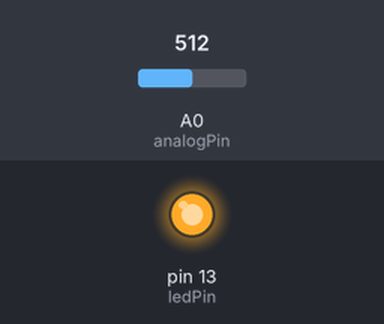
The sketch below on a simulated Arduino Uno, built with avr-gcc and run on an emulated ATmega328P. Parts: output pins drawn as LEDs (lit = HIGH). The inputs (shaded band) are chosen by the test bench; at power-on: A0 (analogPin) = 512.

Above: at 1.2 s.
1.3 s: A0 (analogPin) set to 500
At 2.5 s:
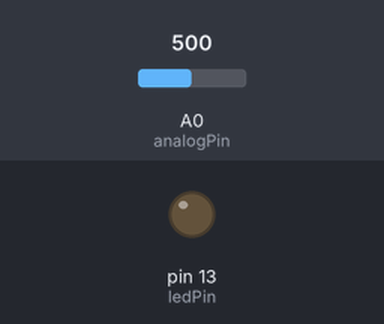
2.8 s: A0 (analogPin) set to 716
At 3.6 s:
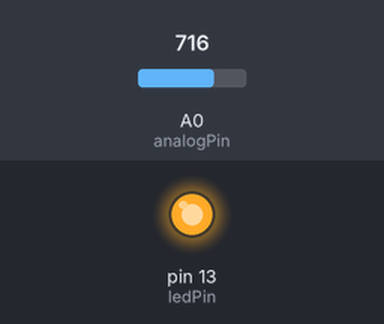
4.3 s: A0 (analogPin) set to 511
At 4.8 s:
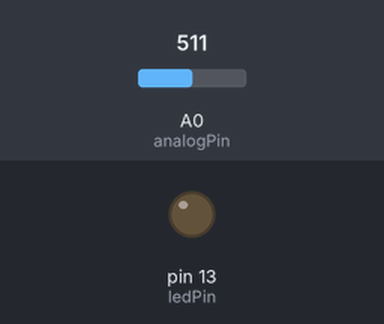
Timing chart, 0 to 7.3 s (numbered marks = the images above; inputs shaded):
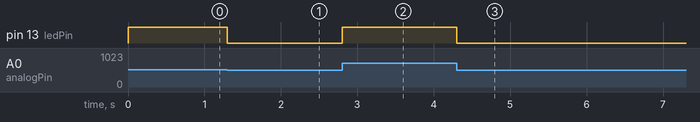

Measured:
- the behaviour switches between 512 and 511 on A0 (analogPin) (found by bisection; images 0 and 1)
- after the input at 1.3 s, pin 13 (ledPin): HIGH → LOW at once
- after the input at 2.8 s, pin 13 (ledPin): LOW → HIGH at once
- after the input at 4.3 s, pin 13 (ledPin): HIGH → LOW at once

The sketch:

wand.ino
```cpp
#include <MPU9250.h>

int ledPin = 13;      // LED connected to digital pin 9
int analogPin = 0;   // potentiometer connected to analog pin 3
int val = 0;         // variable to store the read value
int analogWriteMax = 255;

void setup() {
  pinMode(ledPin, OUTPUT);  // sets the pin as output
}

void loop() {
  val = analogRead(analogPin);  // read the input pin
  analogWrite(ledPin, val / 4 ); // analogRead values go from 0 to 1023, analogWrite values from 0 to 255
}
```
